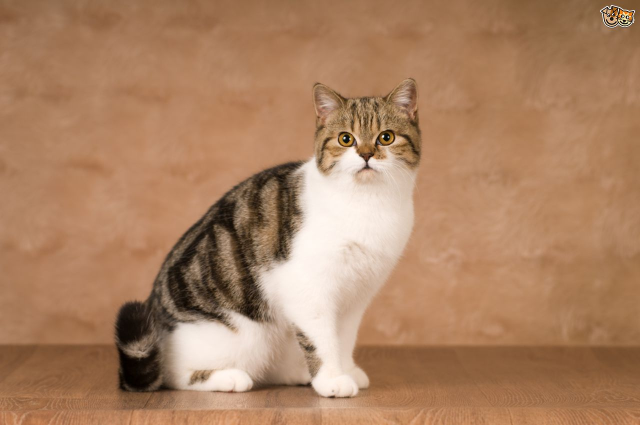
#> input picture scipy/cat.jpg, 1280 x 850 px (shown at 1/2 size)
$ python scipy_src1.py   (older library calls are emulated)
#> lines starting #> are read from the running program, lines starting #| are printed output that depends on the picture
from scipy.misc import imread, imsave, imresize
#from imageio import imread, imsave#, imresize

img = imread('cat.jpg')
#> img is the input picture: shape (850, 1280, 3); mean R, G, B 171.4, 130.1, 98.9
print(img.dtype, img.shape)
#| uint8 (850, 1280, 3)

img_tinted = img * [1, 0.95, 0.9]
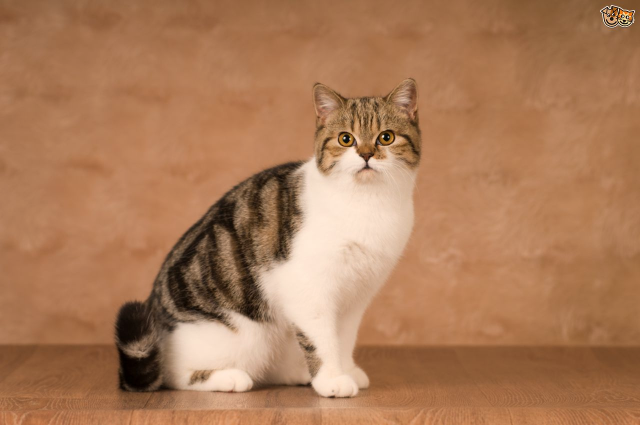
#> img_tinted: shape (850, 1280, 3) float64 (shown at 1/2 size); mean R, G, B 171.4, 123.6, 89

img_tinted = imresize(img_tinted, (300, 300))
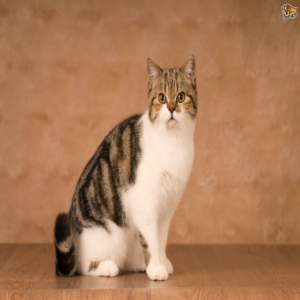
#> img_tinted: shape (300, 300, 3); mean R, G, B 171.4, 123.6, 89

imsave('cat_tinted.jpg', img_tinted)
